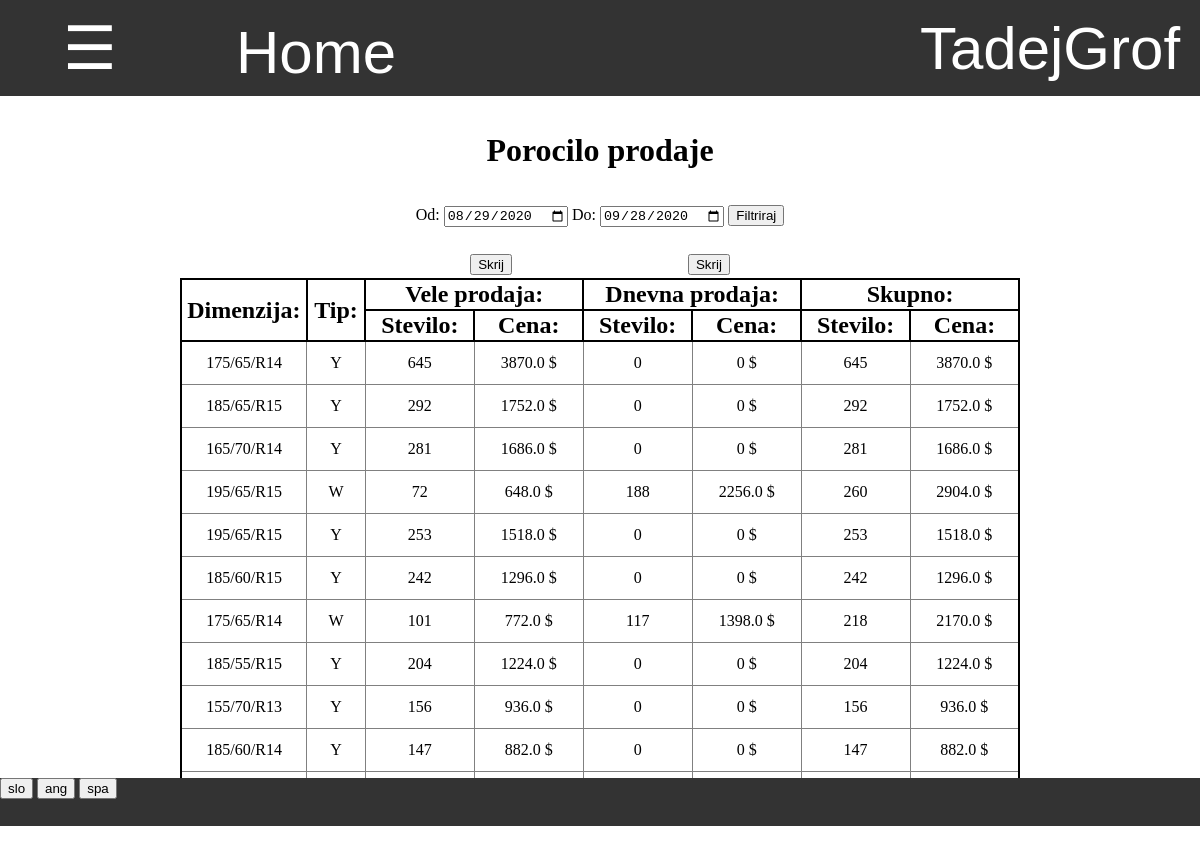
Screenshot of /zaloga/porocilo/porocilo_prodaje (signed in) with the database file from the repository.
### program/models.py (models this page shows, shortened)
class Profil(models.Model):
    user = models.OneToOneField(User,on_delete=models.CASCADE)
    jezik =  models.CharField(default="spa",max_length=3, choices=JEZIKI)
    aktivna_zaloga = models.ForeignKey(Zaloga, default=1, on_delete=models.CASCADE)
    dovoljene_zaloge = models.ManyToManyField(Zaloga, related_name = "dovoljene")
    stranka = models.OneToOneField(Stranka, on_delete=models.CASCADE, default=None, null=True, blank=True)
    celo_ime = models.CharField(default="",max_length=40)
    tip_banke = models.CharField(default="",max_length=40)
    stevilka_racuna = models.CharField(default="",max_length=40)
    telefon = models.CharField(default="",max_length=40)

### zaloga/models.py (models this page shows, shortened)
class Dimenzija(models.Model):
    dimenzija = models.CharField(default="", max_length=20)
    radius = models.CharField(max_length=10)
    height = models.CharField(max_length=10)
    width = models.CharField(max_length=10)
    special = models.BooleanField(default=False)
    class Meta:
        ordering = ['radius', 'height', 'width' , 'special']

### zaloga/my_views/stroski_views.py (the view)
# urls.py: path('porocilo_prodaje',stroski_views.porocilo_prodaje, name='porocilo_prodaje'),
def porocilo_prodaje(request):
    danes = datetime.date.today().strftime('%Y-%m-%d')
    pred_mescem =  (datetime.date.today() - datetime.timedelta(days=30)).strftime('%Y-%m-%d')
    od = request.GET.get('od',pred_mescem)
    do = request.GET.get('do', danes)
    vele_prodaje = Baza.objects.all().filter(tip="vele_prodaja",datum__gte=od,datum__lte=do,status="veljavno").order_by('-datum','-pk').prefetch_related('vnos_set')
    dnevne_prodaje = Dnevna_prodaja.objects.all().filter(datum__gte=od,datum__lte=do).order_by('-datum','-pk')
    sestavine = {}
    skupno = {tip:{'skupno':0,'vele_prodaja':0,'dnevna_prodaja':0} for tip in ['stevilo','cena']}
    for prodaja in vele_prodaje.iterator():
        for vnos in prodaja.vnos_set.all().values('dimenzija__dimenzija','tip','stevilo','cena'):
            dimenzija = vnos['dimenzija__dimenzija']
            stevilo = vnos['stevilo']
            cena = float(vnos['cena'])
            tip = vnos['tip']
            ime = dimenzija + '-' + tip
            if ime in sestavine:
                    sestavine[ime]['stevilo'] += stevilo
                    sestavine[ime]['cena'] += stevilo * cena
                    sestavine[ime]['stevilo_vele_prodaje'] += stevilo
                    sestavine[ime]['cena_vele_prodaje'] += stevilo * cena
            else:
                slovar = {ime:{
                        'stevilo':stevilo,
                        'cena':cena*stevilo,
                        'stevilo_dnevne_prodaje':0,
                        'cena_dnevne_prodaje':0,
                        'cena_vele_prodaje':cena*stevilo,
                        'stevilo_vele_prodaje':stevilo}}
                sestavine.update(slovar)
            for skupno_tip in ['skupno','vele_prodaja']:
                skupno['stevilo'][skupno_tip] += stevilo
                skupno['cena'][skupno_tip] += stevilo * cena
    for prodaja in dnevne_prodaje.iterator():
        for racun in prodaja.baza_set.all().filter(status="veljavno").prefetch_related('vnos_set'):
            for vnos in racun.vnos_set.all().values('dimenzija__dimenzija','tip','stevilo','cena'):
                dimenzija = vnos['dimenzija__dimenzija']
                stevilo = vnos['stevilo']
                cena = float(vnos['cena'])
                tip = vnos['tip']
                ime = dimenzija + '-' + tip
                if ime in sestavine:
                        sestavine[ime]['stevilo'] += stevilo
                        sestavine[ime]['cena'] += stevilo * cena
                        sestavine[ime]['stevilo_dnevne_prodaje'] += stevilo
                        sestavine[ime]['cena_dnevne_prodaje'] += stevilo * cena
                else:
                    slovar = {ime:{
                        'stevilo':stevilo,
                        'cena':cena*stevilo,
                        'stevilo_dnevne_prodaje':stevilo,
                        'cena_dnevne_prodaje':cena*stevilo,
                        'cena_vele_prodaje':0,
                        'stevilo_vele_prodaje':0}}
                    sestavine.update(slovar)
                for skupno_tip in ['skupno','dnevna_prodaja']:
                    skupno['stevilo'][skupno_tip] += stevilo
                    skupno['cena'][skupno_tip] += stevilo * cena
    sestavine = sorted(sestavine.items(),key=lambda x: (x[1]['stevilo'],x[1]['cena']),reverse=True)
    slovar = {
        'sestavine':sestavine,
        'skupno':skupno,
        'od':od,
        'do':do,
    }
    return pokazi_stran(request,'porocilo/porocilo_prodaje.html', slovar)

### program/models.py (called while the page is built)
    @property
    def vrni_jezike(self):
        return JEZIKI

### request_funkcije.py (called while the page is built)
def vrni_slovar(request):
    with open('slovar.json') as dat:
        slovar = json.load(dat)
    return slovar

def pokazi_stran(request, html, baze={}):
    je_stranka = False
    program = Program.objects.first()
    zaloga = request.user.profil.aktivna_zaloga
    if request.user.profil.stranka != None:
        je_stranka = True
    slovar = {'je_stranka':je_stranka,'program':program,'slovar':vrni_slovar(request),'jezik':request.user.profil.jezik}
    slovar.update(baze)
    if not 'zaloga' in baze:
        slovar.update({'zaloga':zaloga})
    slovar.update({'zaloga_pk':slovar['zaloga'].pk})
    return render(request, html, slovar)

### zaloga/models.py (called while the page is built)
    @property
    def tipi_prodaj(self):
        return json.loads(self.tipi_prodaje)

### zaloga/templatetags/zaloga_exstras.py (called while the page is built)
@register.filter(name="ima_prodajo")
def ima_prodajo(zaloga,prodaja):
    return prodaja in zaloga.tipi_prodaj

@register.filter
def keyvalue(dict, key):
    return dict[key]

@register.filter
def split(obj, split_value):
    return obj.split(split_value)

### zaloga/templates/porocilo/porocilo_prodaje.html (shortened to what this page needs)
{% extends 'program/base.html' %}
{% load zaloga_exstras %}
{% block content %}
<h1 style="margin-top:3%"> Porocilo prodaje </h1>
<div class="filter" style="margin-top:3%">
    <form action="{% url 'porocilo_prodaje' %}" method="GET">
        {{slovar|keyvalue:'Od'|keyvalue:jezik}}: <input type="date" value="{{od}}" name="od">
        {{slovar|keyvalue:'Do'|keyvalue:jezik}}: <input type="date" value="{{do}}" name="do">
        <input type="submit" value="{{slovar|keyvalue:'Filtriraj'|keyvalue:jezik}}">
    </form>
</div>
<div style="margin-top:2%;display:inline-block;width:70%">
    <table style="width:100%">
        <tr>
            <td colspan="2" width="24%"></td>
            <td class="vele_prodaja" colspan="2"  width="26%" style="text-align:center"> <button onclick="toggle('vele_prodaja','none')"> Skrij </button> </td>
            <td class="dnevna_prodaja" colspan="2"  width="26%" style="text-align:center"> <button onclick="toggle('dnevna_prodaja','none')"> Skrij </button> </td>
            <td class="skupno" colspan="2"  width="26%" style="text-align:center"></td>
        </tr>
    </table>
    <table class="tabela_vnosov">
        <tr>
            <th rowspan="2" width="15%"> {{slovar|keyvalue:'Dimenzija'|keyvalue:jezik}}: </th>
            <th rowspan="2" width="7%"> {{slovar|keyvalue:'Tip'|keyvalue:jezik}}: </th>
            <th class="vele_prodaja" colspan="2"> {{slovar|keyvalue:'Vele prodaja'|keyvalue:jezik}}: </th>
            <th class="dnevna_prodaja" colspan="2"> {{slovar|keyvalue:'Dnevna prodaja'|keyvalue:jezik}}: </th>
            <th class="skupno" colspan="2"> {{slovar|keyvalue:'Skupno'|keyvalue:jezik}}: </th>
        </tr>
        <tr>
            <th class="vele_prodaja" width="13%"> {{slovar|keyvalue:'Stevilo'|keyvalue:jezik}}: </th>
            <th class="vele_prodaja" width="13%"> {{slovar|keyvalue:'Cena'|keyvalue:jezik}}: </th>
            <th class="dnevna_prodaja" width="13%"> {{slovar|keyvalue:'Stevilo'|keyvalue:jezik}}: </th>
            <th class="dnevna_prodaja" width="13%"> {{slovar|keyvalue:'Cena'|keyvalue:jezik}}: </th>
            <th class="skupno" width="13%"> {{slovar|keyvalue:'Stevilo'|keyvalue:jezik}}: </th>
            <th class="skupno" width="13%"> {{slovar|keyvalue:'Cena'|keyvalue:jezik}}: </th>
        </tr>
        {% for sestavina in sestavine %}
            <tr>
                <td> {{sestavina.0|split:'-'|keyvalue:0}}</td>
                <td> {{sestavina.0|split:'-'|keyvalue:1}} </td>
                <td class="vele_prodaja">{{sestavina.1.stevilo_vele_prodaje}}</td>
                <td class="vele_prodaja">{{sestavina.1.cena_vele_prodaje}} $</td>
                <td class="dnevna_prodaja">{{sestavina.1.stevilo_dnevne_prodaje}}</td>
                <td class="dnevna_prodaja">{{sestavina.1.cena_dnevne_prodaje}} $</td>
                <td class="skupno"> {{sestavina.1.stevilo}} </td>
                <td class="skupno"> {{sestavina.1.cena}} $ </td>
            </tr>
        {% endfor %}
    </table>
</div>
{% endblock %}

### program/templates/css/navbar.html (shortened to what this page needs)
{% load zaloga_exstras %}
<div id="navbar" class="navbar">
    {% if je_stranka %}
        <div style="display:inline-block;width:28%"><a href="{% url 'stranka_pregled_narocil' %}" style="width:100%"> Pregled narocil </a></div>
        <div style="display:inline-block;width:22%"><a href="{% url 'stranka_zgodovina' %}" style="width:100%"> Zgodovina </a></div>
        <a style="width:15%" href="/">Home</a>
    {% else %}
        <button onclick="odpri()" class="nav" style="width:15%"> ☰ </button>
        <a style="width:20%" href="/">Home</a>
    {% endif %}
    <div class="racun dropdown" id="racun">
        <button class="dropbtn" >{{ user.get_username }}
        </button>
    </div>
</div>

### program/static/css/footer.css (style rules this page uses)
div { margin: 0%; padding: 0%; }
div input { margin: 0%; }
div form { margin:0%; padding: 0% }

### program/templates/program/base.html (style rules this page uses)
body { margin: 0%; padding: 0%; overflow:hidden; }
div { margin: 0%; padding: 0%; }

### program/templates/css/tabele.html (style rules this page uses)
table.tabela_vnosov { width:100%; border-spacing:0; border: 2px solid black; border-collapse: collapse; padding:0.5%; table-layout:"fixed" }
table.tabela_vnosov th { border: 2px solid black; border-collapse: collapse; font-size: 150%; }
table.tabela_vnosov td { font-size: 100%; text-align: center; border: 1px solid grey; padding: 1vmin; border-collapse: collapse; }

### program/templates/css/navbar.html (style rules this page uses)
.navbar { overflow: hidden; background-color: #333; font-family: Arial; height:12% }
.navbar a { float: left; font-size: 5vmin; color: white; text-align: center; padding: 18px 16px; text-decoration:none; height:100%; }
.navbar .dropdown, .nav { float: left; height:100%; width:100%; margin:0; overflow:hidden; }
.navbar .dropdown .dropbtn, .nav { font-size: 5vmin; border: none; outline: none; color: white; padding: 12px 16px; width:100%; height:100%; background-color: inherit; font-family: inherit; margin: 0; }
.navbar .racun { float:right; width:300px; overflow:hidden }

### rows the page displays
Profil: jezik "Od", jezik "Do", jezik "Filtriraj", jezik "Dimenzija", jezik "Tip", jezik "Vele prodaja", jezik "Dnevna prodaja", jezik "Skupno", jezik "Stevilo", jezik "Cena"
Dimenzija: dimenzija "175/65/R14", sestavina "Y", sestavina "645", sestavina "3870.0", special "0"
Dimenzija: dimenzija "185/65/R15", sestavina "Y", sestavina "292", sestavina "1752.0", special "0"
Dimenzija: dimenzija "165/70/R14", sestavina "Y", sestavina "281", sestavina "1686.0", special "0"
Dimenzija: dimenzija "195/65/R15", sestavina "Y", sestavina "253", sestavina "1518.0", special "0"
Dimenzija: dimenzija "185/60/R15", sestavina "Y", sestavina "242", sestavina "1296.0", special "0"
Dimenzija: dimenzija "185/55/R15", sestavina "Y", sestavina "204", sestavina "1224.0", special "0"
Dimenzija: dimenzija "155/70/R13", sestavina "Y", sestavina "156", sestavina "936.0", special "0"
Dimenzija: dimenzija "185/60/R14", sestavina "Y", sestavina "147", sestavina "882.0", special "0"

### other values shown
{{ user.get_username }} "TadejGrof"
{{ sestavina.0|split:'-'|keyvalue:0 }} "195/65/R15" "175/65/R14"
{{ sestavina.0|split:'-'|keyvalue:1 }} "W" "W"
{{ sestavina.1.stevilo_vele_prodaje }} "72" "101"
{{ sestavina.1.cena_vele_prodaje }} "648.0" "772.0"
{{ sestavina.1.stevilo_dnevne_prodaje }} "188" "117"
{{ sestavina.1.cena_dnevne_prodaje }} "2256.0" "1398.0"
{{ sestavina.1.stevilo }} "260" "218"
{{ sestavina.1.cena }} "2904.0" "2170.0"
